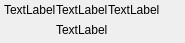
<?xml version="1.0" encoding="UTF-8"?>
<ui version="4.0">
 <class>Form</class>
 <widget class="QWidget" name="Form">
  <property name="geometry">
   <rect>
    <x>0</x>
    <y>0</y>
    <width>185</width>
    <height>43</height>
   </rect>
  </property>
  <property name="windowTitle">
   <string>Form</string>
  </property>
  <layout class="QGridLayout" name="gridLayout">
   <property name="leftMargin">
    <number>4</number>
   </property>
   <property name="topMargin">
    <number>0</number>
   </property>
   <property name="rightMargin">
    <number>4</number>
   </property>
   <property name="bottomMargin">
    <number>4</number>
   </property>
   <property name="spacing">
    <number>0</number>
   </property>
   <item row="0" column="0">
    <widget class="QLabel" name="labelPosition">
     <property name="text">
      <string>TextLabel</string>
     </property>
    </widget>
   </item>
   <item row="0" column="1">
    <widget class="QLabel" name="labelTitle">
     <property name="text">
      <string>TextLabel</string>
     </property>
    </widget>
   </item>
   <item row="0" column="2">
    <widget class="ClickableLabel" name="labelURL">
     <property name="text">
      <string>TextLabel</string>
     </property>
    </widget>
   </item>
   <item row="0" column="3">
    <spacer name="horizontalSpacer">
     <property name="orientation">
      <enum>Qt::Horizontal</enum>
     </property>
     <property name="sizeHint" stdset="0">
      <size>
       <width>0</width>
       <height>20</height>
      </size>
     </property>
    </spacer>
   </item>
   <item row="1" column="1" colspan="3">
    <widget class="QLabel" name="labelSubtitle">
     <property name="text">
      <string>TextLabel</string>
     </property>
    </widget>
   </item>
  </layout>
 </widget>
 <customwidgets>
  <customwidget>
   <class>ClickableLabel</class>
   <extends>QLabel</extends>
   <header>widgets/clickablelabel.h</header>
  </customwidget>
 </customwidgets>
 <resources/>
 <connections/>
</ui>
